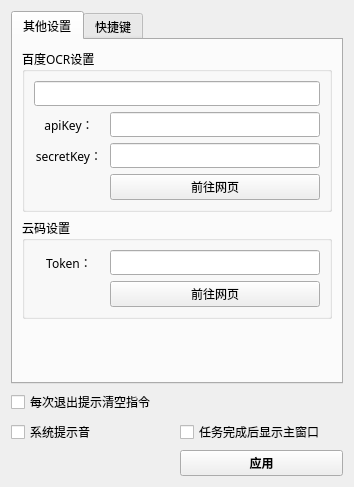
<?xml version='1.0' encoding='UTF-8'?>
<ui version="4.0">
 <class>Setting</class>
 <widget class="QWidget" name="Setting">
  <property name="geometry">
   <rect>
    <x>0</x>
    <y>0</y>
    <width>354</width>
    <height>487</height>
   </rect>
  </property>
  <property name="font">
   <font>
    <family>微软雅黑</family>
   </font>
  </property>
  <property name="windowTitle">
   <string>设置</string>
  </property>
  <property name="windowIcon">
   <iconset resource="../images.qrc">
    <normaloff>:/按钮图标/Window/res/图标.png</normaloff>:/按钮图标/Window/res/图标.png</iconset>
  </property>
  <property name="styleSheet">
   <string notr="true" />
  </property>
  <layout class="QVBoxLayout" name="verticalLayout_3">
   <item>
    <widget class="QTabWidget" name="tabWidget">
     <property name="currentIndex">
      <number>0</number>
     </property>
     <widget class="QWidget" name="tab_2">
      <attribute name="title">
       <string>其他设置</string>
      </attribute>
      <layout class="QVBoxLayout" name="verticalLayout_2">
       <item>
        <widget class="QGroupBox" name="groupBox_3">
         <property name="title">
          <string>百度OCR设置</string>
         </property>
         <layout class="QGridLayout" name="gridLayout_4" columnstretch="1,3">
          <item row="1" column="1">
           <widget class="QLineEdit" name="lineEdit_2" />
          </item>
          <item row="2" column="0">
           <widget class="QLabel" name="label_16">
            <property name="text">
             <string>secretKey：</string>
            </property>
            <property name="alignment">
             <set>Qt::AlignmentFlag::AlignCenter</set>
            </property>
           </widget>
          </item>
          <item row="2" column="1">
           <widget class="QLineEdit" name="lineEdit_3" />
          </item>
          <item row="0" column="0">
           <widget class="QLabel" name="label_14">
            <property name="text">
             <string>appId：</string>
            </property>
            <property name="alignment">
             <set>Qt::AlignmentFlag::AlignCenter</set>
            </property>
           </widget>
          </item>
          <item row="0" column="0" colspan="2">
           <widget class="QLineEdit" name="lineEdit" />
          </item>
          <item row="1" column="0">
           <widget class="QLabel" name="label_15">
            <property name="text">
             <string>apiKey：</string>
            </property>
            <property name="alignment">
             <set>Qt::AlignmentFlag::AlignCenter</set>
            </property>
           </widget>
          </item>
          <item row="3" column="1">
           <widget class="QPushButton" name="pushButton_2">
            <property name="text">
             <string>前往网页</string>
            </property>
           </widget>
          </item>
         </layout>
        </widget>
       </item>
       <item>
        <widget class="QGroupBox" name="groupBox_4">
         <property name="title">
          <string>云码设置</string>
         </property>
         <layout class="QGridLayout" name="gridLayout_5" columnstretch="1,3">
          <item row="0" column="1">
           <widget class="QLineEdit" name="lineEdit_6" />
          </item>
          <item row="1" column="1">
           <widget class="QPushButton" name="pushButton_4">
            <property name="text">
             <string>前往网页</string>
            </property>
           </widget>
          </item>
          <item row="0" column="0">
           <widget class="QLabel" name="label_18">
            <property name="text">
             <string>Token：</string>
            </property>
            <property name="alignment">
             <set>Qt::AlignmentFlag::AlignCenter</set>
            </property>
           </widget>
          </item>
         </layout>
        </widget>
       </item>
       <item>
        <spacer name="verticalSpacer_2">
         <property name="orientation">
          <enum>Qt::Orientation::Vertical</enum>
         </property>
         <property name="sizeHint" stdset="0">
          <size>
           <width>20</width>
           <height>253</height>
          </size>
         </property>
        </spacer>
       </item>
      </layout>
     </widget>
     <widget class="QWidget" name="tab_3">
      <attribute name="title">
       <string>快捷键</string>
      </attribute>
      <layout class="QVBoxLayout" name="verticalLayout_5">
       <item>
        <widget class="QGroupBox" name="groupBox_5">
         <property name="title">
          <string>全局快捷键</string>
         </property>
         <layout class="QGridLayout" name="gridLayout_6" columnstretch="1,1">
          <item row="0" column="0">
           <widget class="QLabel" name="label_17">
            <property name="text">
             <string>开始运行：</string>
            </property>
            <property name="alignment">
             <set>Qt::AlignmentFlag::AlignCenter</set>
            </property>
           </widget>
          </item>
          <item row="0" column="1">
           <widget class="QKeySequenceEdit" name="keySequenceEdit" />
          </item>
          <item row="1" column="0">
           <widget class="QLabel" name="label_19">
            <property name="text">
             <string>结束运行：</string>
            </property>
            <property name="alignment">
             <set>Qt::AlignmentFlag::AlignCenter</set>
            </property>
           </widget>
          </item>
          <item row="1" column="1">
           <widget class="QKeySequenceEdit" name="keySequenceEdit_2" />
          </item>
          <item row="3" column="0">
           <widget class="QLabel" name="label_21">
            <property name="text">
             <string>暂停和恢复：</string>
            </property>
            <property name="alignment">
             <set>Qt::AlignmentFlag::AlignCenter</set>
            </property>
           </widget>
          </item>
          <item row="3" column="1">
           <widget class="QKeySequenceEdit" name="keySequenceEdit_4" />
          </item>
         </layout>
        </widget>
       </item>
       <item>
        <spacer name="verticalSpacer_3">
         <property name="orientation">
          <enum>Qt::Orientation::Vertical</enum>
         </property>
         <property name="sizeHint" stdset="0">
          <size>
           <width>20</width>
           <height>239</height>
          </size>
         </property>
        </spacer>
       </item>
      </layout>
     </widget>
    </widget>
   </item>
   <item>
    <spacer name="verticalSpacer">
     <property name="orientation">
      <enum>Qt::Orientation::Vertical</enum>
     </property>
     <property name="sizeHint" stdset="0">
      <size>
       <width>20</width>
       <height>40</height>
      </size>
     </property>
    </spacer>
   </item>
   <item>
    <layout class="QGridLayout" name="gridLayout_3">
     <item row="1" column="0">
      <widget class="QCheckBox" name="checkBox_3">
       <property name="text">
        <string>系统提示音</string>
       </property>
      </widget>
     </item>
     <item row="4" column="1">
      <widget class="QPushButton" name="pushButton">
       <property name="font">
        <font>
         <family>微软雅黑</family>
         <bold>true</bold>
        </font>
       </property>
       <property name="styleSheet">
        <string notr="true" />
       </property>
       <property name="text">
        <string>应用</string>
       </property>
      </widget>
     </item>
     <item row="1" column="1">
      <widget class="QCheckBox" name="checkBox_4">
       <property name="text">
        <string>任务完成后显示主窗口</string>
       </property>
      </widget>
     </item>
     <item row="0" column="0" colspan="2">
      <widget class="QCheckBox" name="checkBox_2">
       <property name="styleSheet">
        <string notr="true" />
       </property>
       <property name="text">
        <string>每次退出提示清空指令</string>
       </property>
      </widget>
     </item>
    </layout>
   </item>
  </layout>
 </widget>
 <resources>
  <include location="../images.qrc" />
 </resources>
 <connections />
</ui>
